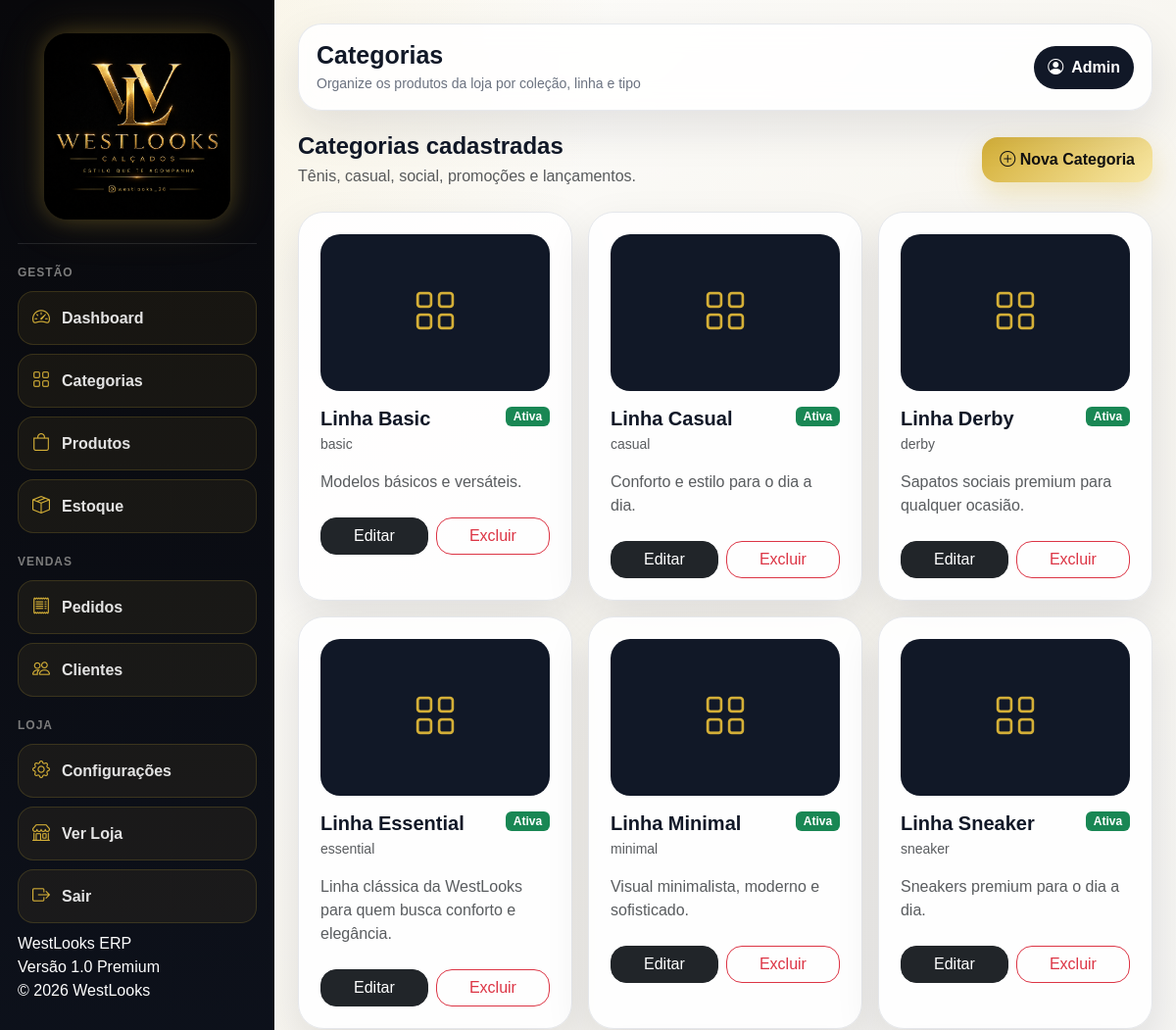
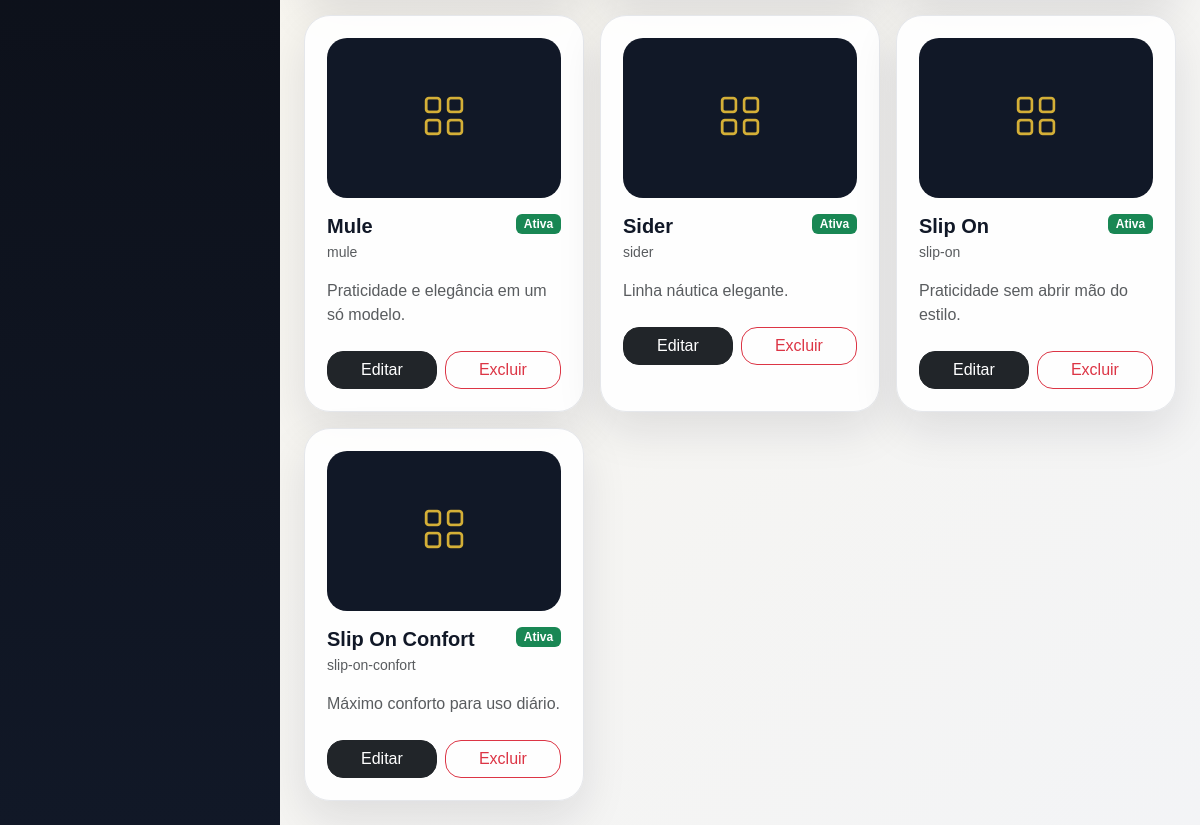
Screenshot of /admin/categorias/ (signed in) with the database file from the repository (2 pictures, top to bottom).
### app/models/categoria.py (models this page shows)
class Categoria(db.Model):
    __tablename__ = "categorias"
    id = db.Column(db.Integer, primary_key=True)
    nome = db.Column(
        db.String(120),
        nullable=False
    )
    slug = db.Column(
        db.String(150),
        unique=True,
        nullable=False
    )
    descricao = db.Column(
        db.Text
    )
    imagem = db.Column(
        db.String(255)
    )
    destaque = db.Column(
        db.Boolean,
        default=False
    )
    ordem = db.Column(
        db.Integer,
        default=0
    )
    ativo = db.Column(
        db.Boolean,
        default=True
    )
    data_cadastro = db.Column(
        db.DateTime,
        default=datetime.utcnow
    )

### app/routes/categorias.py (the view)
@categorias_bp.route("/")
@login_required
def listar():
    categorias = Categoria.query.order_by(
        Categoria.nome.asc()
    ).all()
    return render_template(
        "admin/categorias/listar.html",
        categorias=categorias
    )

### app/models/usuario.py (called while the page is built)
@login_manager.user_loader
def load_user(user_id):
    return Usuario.query.get(int(user_id))

### app/templates/admin/categorias/listar.html (shortened to what this page needs)
{% extends "base.html" %}
{% block page_title %}Categorias{% endblock %}
{% block page_subtitle %}Organize os produtos da loja por coleção, linha e tipo{% endblock %}
{% block content %}
<div class="d-flex justify-content-between align-items-center flex-wrap gap-3 mb-4">
    <div>
        <h4 class="fw-bold mb-1">Categorias cadastradas</h4>
        <p class="text-muted mb-0">Tênis, casual, social, promoções e lançamentos.</p>
    </div>
    <a href="{{ url_for('categorias.novo') }}" class="wl-btn-gold text-decoration-none">
        <i class="bi bi-plus-circle"></i>
        Nova Categoria
    </a>
</div>
<div class="row g-3">
    {% for categoria in categorias %}
        <div class="col-12 col-md-6 col-xl-4">
            <div class="wl-card h-100">
                {% if categoria.imagem %}
                    <img src="{{ url_for('static', filename='uploads/' ~ categoria.imagem) }}"
                         class="w-100 mb-3"
                         style="height: 160px; object-fit: cover; border-radius: 20px;">
                {% else %}
                    <div class="mb-3 d-flex align-items-center justify-content-center"
                         style="height: 160px; border-radius: 20px; background: #111827; color: #d4af37; font-size: 44px;">
                        <i class="bi bi-grid"></i>
                    </div>
                {% endif %}
                <div class="d-flex justify-content-between align-items-start gap-2">
                    <div>
                        <h5 class="fw-bold mb-1">{{ categoria.nome }}</h5>
                        <div class="text-muted small">{{ categoria.slug }}</div>
                    </div>
                    {% if categoria.ativo %}
                        <span class="badge bg-success">Ativa</span>
                    {% else %}
                        <span class="badge bg-secondary">Inativa</span>
                    {% endif %}
                </div>
                {% if categoria.descricao %}
                    <p class="text-muted mt-3 mb-2">{{ categoria.descricao }}</p>
                {% endif %}
                <div class="d-flex gap-2 mt-4">
                    <a href="{{ url_for('categorias.editar', id=categoria.id) }}"
                       class="btn btn-dark flex-fill rounded-4">
                        Editar
                    </a>
                    <a href="{{ url_for('categorias.excluir', id=categoria.id) }}"
                       onclick="return confirm('Deseja excluir esta categoria?')"
                       class="btn btn-outline-danger flex-fill rounded-4">
                        Excluir
                    </a>
                </div>
            </div>
        </div>
    {% endfor %}
</div>
{% endblock %}

### app/templates/base.html (style rules this page uses)
body { font-family:'Poppins',sans-serif; }
:root { --wl-black: #0b0b0f; --wl-dark: #111827; --wl-gold: #d4af37; --wl-gold-soft: #f5e7b2; --wl-bg: #f6f6f4; --wl-white: #ffffff; --wl-text: #111827; --wl-muted: #6b7280; --wl-border: #e5e7eb; --wl-shadow: 0 18px 45px rgba(15, 23, 42, .10); }
* { box-sizing: border-box; }
body { margin: 0; background: radial-gradient(circle at top left, rgba(212,175,55,.16), transparent 28%), linear-gradient(135deg, #ffffff 0%, #f7f5ef 45%, #f3f4f6 100%); color: var(--wl-text); font-family: Arial, Helvetica, sans-serif; min-height: 100vh; }
.wl-card { background: rgba(255,255,255,.92); border: 1px solid var(--wl-border); border-radius: 26px; padding: 22px; box-shadow: var(--wl-shadow); }
.wl-btn-gold { background: linear-gradient(135deg, var(--wl-gold), #f8e7a4); color: #111; border: none; border-radius: 16px; font-weight: 900; padding: 11px 18px; box-shadow: 0 12px 28px rgba(212,175,55,.28); }

### rows the page displays
Categoria: nome "Linha Basic", slug "basic", ativo "Ativa", descricao "Modelos básicos e versáteis."
Categoria: nome "Linha Casual", slug "casual", ativo "Ativa", descricao "Conforto e estilo para o dia a dia."
Categoria: nome "Linha Derby", slug "derby", ativo "Ativa", descricao "Sapatos sociais premium para qualquer ocasião."
Categoria: nome "Linha Essential", slug "essential", ativo "Ativa", descricao "Linha clássica da WestLooks para quem busca conforto e elegância."
Categoria: nome "Linha Minimal", slug "minimal", ativo "Ativa", descricao "Visual minimalista, moderno e sofisticado."
Categoria: nome "Linha Sneaker", slug "sneaker", ativo "Ativa", descricao "Sneakers premium para o dia a dia."
Categoria: nome "Mule", slug "mule", ativo "Ativa", descricao "Praticidade e elegância em um só modelo."
Categoria: nome "Sider", slug "sider", ativo "Ativa", descricao "Linha náutica elegante."
Categoria: nome "Slip On", slug "slip-on", ativo "Ativa", descricao "Praticidade sem abrir mão do estilo."
Categoria: nome "Slip On Confort", slug "slip-on-confort", ativo "Ativa", descricao "Máximo conforto para uso diário."
